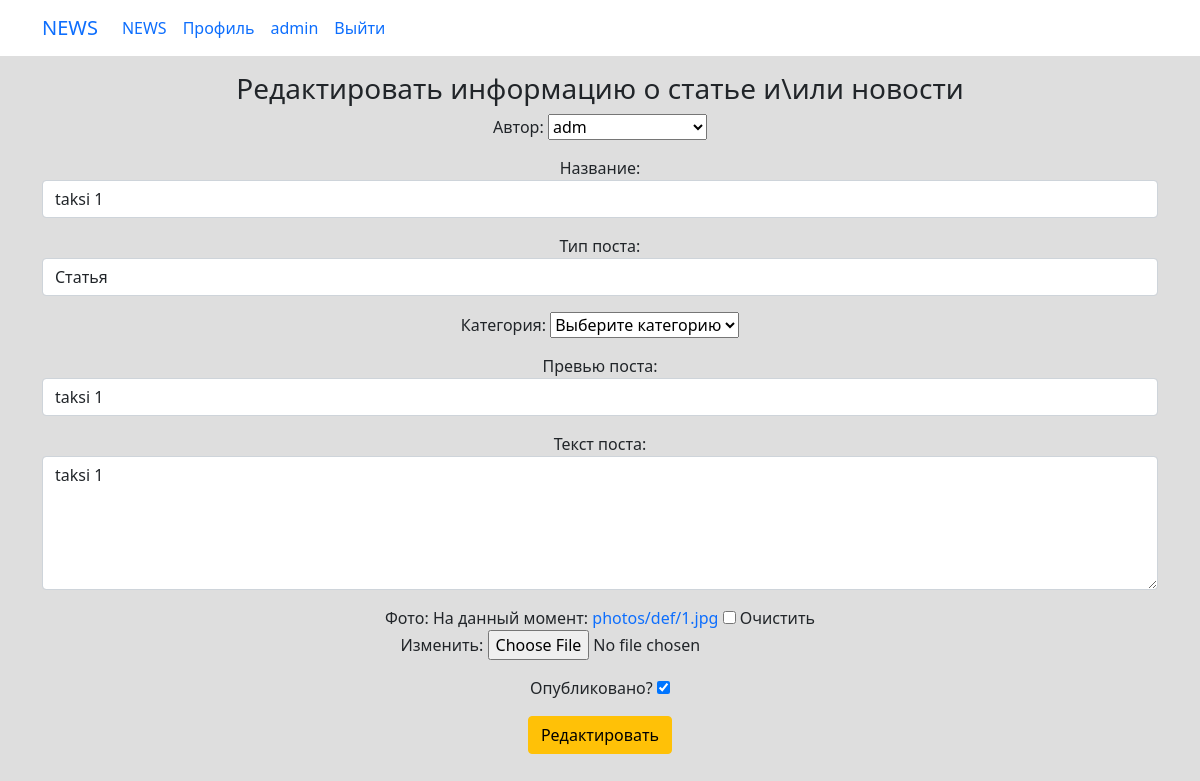
/news/40/edit/ (signed in), run on an earlier commit of the app's database.
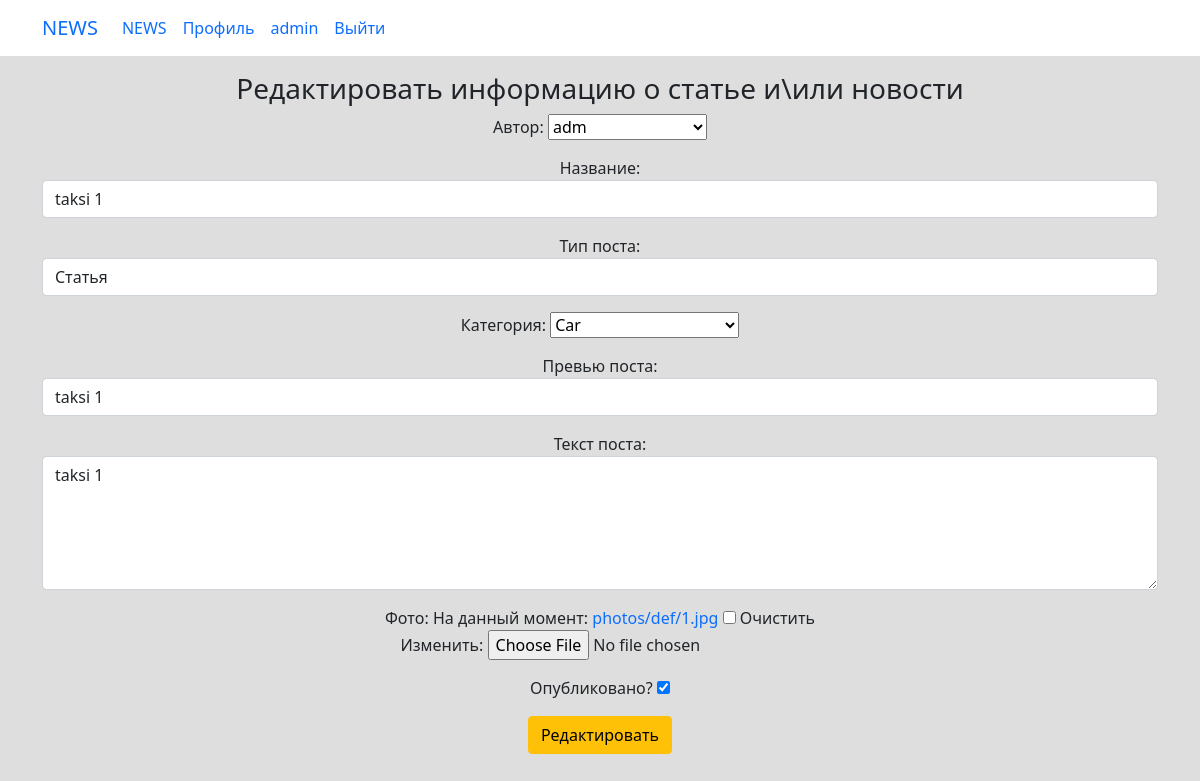
And on a later commit of the database.
### news/models.py (models this page shows, shortened)
class Post(models.Model):
    PostAuthor = models.ForeignKey(Author, on_delete=models.CASCADE, verbose_name='Автор поста')
    PostNews = 'PN'
    PostArticle = 'PA'
    POSITIONS = [
        (PostArticle, 'Статья'),
        (PostNews, 'Новость'),
    ]
    postCategory = models.ManyToManyField(Category, verbose_name='Категория поста',  through='PostCategory')
    title = models.CharField(max_length=50, verbose_name='Название')
    positions = models.CharField(max_length=2, choices=POSITIONS, default=PostArticle, verbose_name='Тип поста')
    category_id = models.ForeignKey(Category, verbose_name='Категория', null=True, on_delete=models.CASCADE, related_name='category_id')
    data = models.DateTimeField(auto_now_add=True, verbose_name='Дата создания')
    data_update = models.DateTimeField(auto_now=True, verbose_name='Дата редактирования')
    photo = models.ImageField(upload_to='photos/%Y/%m/%d/', verbose_name='Фото', blank=True, default='/photos/def/1.jpg/')
    previewName = models.CharField(max_length=128, verbose_name='Превью поста')
    text = models.TextField(verbose_name='Текст поста')
    rating = models.SmallIntegerField(default=0, verbose_name='Рейтинг')
    public = models.BooleanField(default=True, verbose_name='Опубликовано')
    class Meta:
        verbose_name = 'Пост'
        verbose_name_plural = 'Посты'

### news/views.py (the view)
# urls.py: path('<int:pk>/edit/', newsUpdate.as_view(), name='news_update'),
class newsUpdate(LoginRequiredMixin, PermissionRequiredMixin, UpdateView):
    model = Post
    template_name = 'news/news_update.html'
    form_class = NewsForm
    permission_required = 'news.change_post'
    def get_object(self, **kwargs):
        id = self.kwargs.get('pk')
        return Post.objects.get(pk=id)

### news/forms.py
class NewsForm(ModelForm):
    public = BooleanField(label='Опубликовано?', initial=True, required=False)
    category_id = ModelChoiceField(queryset=Category.objects.all(), label='Категория', empty_label='Выберите категорию')
    PostAuthor = ModelChoiceField(queryset=Author.objects.all(), label='Автор', empty_label='Выберите автора')
    class Meta:
        model = Post
        fields = [
            'PostAuthor',
            'title',
            'positions',
            'category_id',
            'previewName',
            'text',
            'photo',
            'public'
        ]
        widgets = {
            'PostAuthor': forms.Select(attrs={'class': 'form-control'}),
            'title': forms.TextInput(attrs={'class': 'form-control'}),
            'positions': forms.Select(attrs={'class': 'form-control'}),
            'category_id': forms.Select(attrs={'class': 'form-control'}),
            'previewName': forms.TextInput(attrs={'class': 'form-control'}),
            'text': forms.Textarea(attrs={'class': 'form-control', 'rows': 5}),
        }

### news/models.py (called while the page is built)
    def __str__(self):
        return str(self.authorUser)

    def __str__(self):
        return self.category_name

### templates/news/news_update.html (shortened to what this page needs)
{% extends 'flatpages/base.html' %}
{% load custom_filters %}
{% block content %}
<div style="text-align: center">
    <h3>Редактировать информацию о статье и\или новости</h3>
    <form method="POST" enctype="multipart/form-data">
        <div> {{ form.as_p }}</div>
        <input type="submit" class="btn btn-warning" value="Редактировать">
    </form>
</div>
{% endblock content %}

What changed in the data, as far as the page shows it:
changed Post "adm": category_id "Выберите категорию" → "Car"
